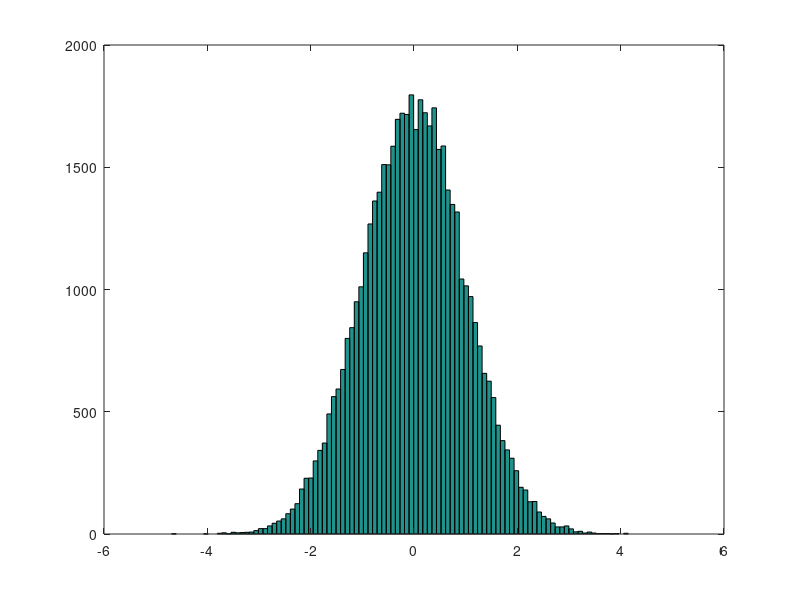
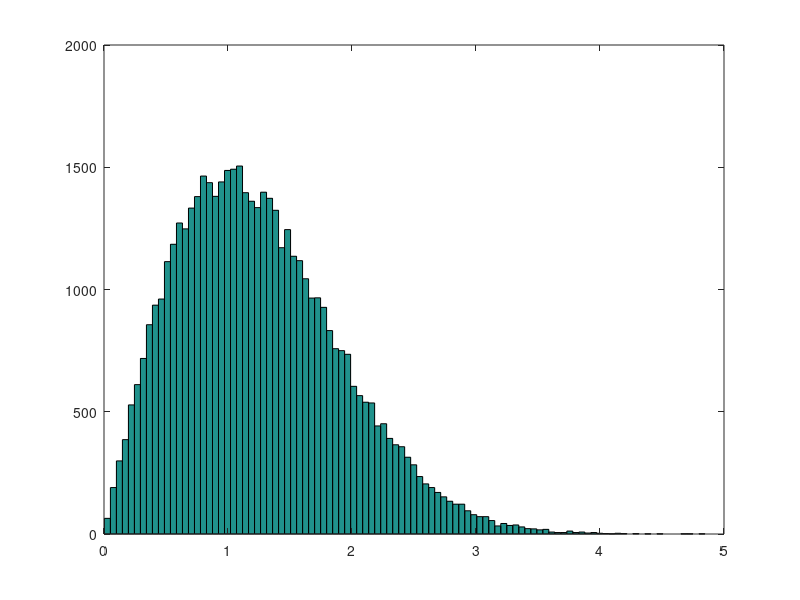
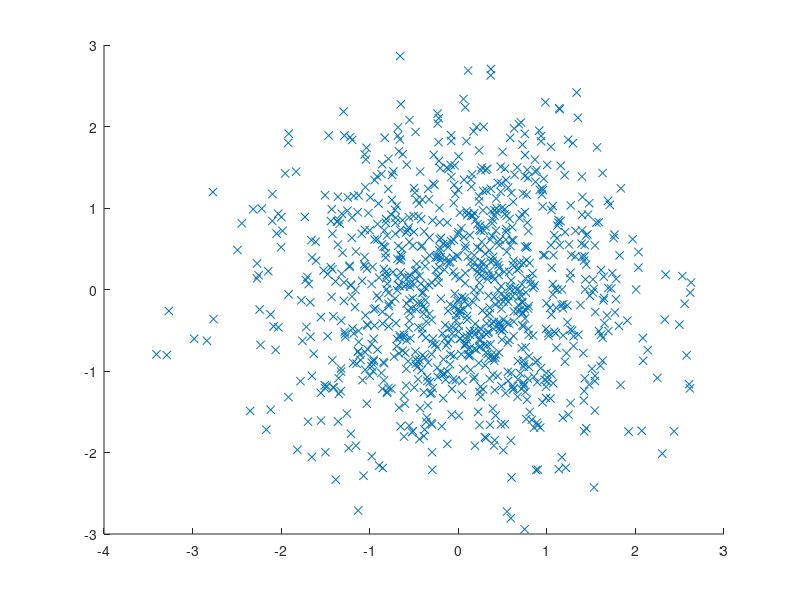

MATLAB code to generate these figures, in order:
%demonstrating rayleigh distribution 
clear all;


%give size
n=50000;
%scatter size m>n
m=1000;
%give bin number
bins=100;
%give variance
sigma=1;

%generate X and Y vector coordinates
X=normrnd(0,sigma,n,1);
Y=normrnd(0,sigma,n,1);
%demonstrate histograms
hist(X,bins)
figure
hist(sqrt(X.^2+Y.^2),bins)

%show dart diagram
figure
scatter(X(1:m),Y(1:m),'x')

